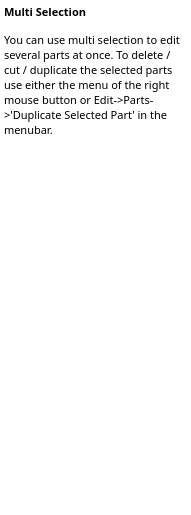
<ui version="4.0" >
 <class>MultiSelectionHelpBase</class>
 <widget class="QWidget" name="MultiSelectionHelpBase" >
  <property name="geometry" >
   <rect>
    <x>0</x>
    <y>0</y>
    <width>191</width>
    <height>515</height>
   </rect>
  </property>
  <property name="sizePolicy" >
   <sizepolicy vsizetype="Expanding" hsizetype="Preferred" >
    <horstretch>0</horstretch>
    <verstretch>0</verstretch>
   </sizepolicy>
  </property>
  <property name="baseSize" >
   <size>
    <width>200</width>
    <height>500</height>
   </size>
  </property>
  <property name="font" >
   <font>
    <family>Droid Sans</family>
    <pointsize>8</pointsize>
   </font>
  </property>
  <property name="windowTitle" >
   <string>Form2</string>
  </property>
  <layout class="QGridLayout" >
   <property name="margin" >
    <number>0</number>
   </property>
   <property name="spacing" >
    <number>0</number>
   </property>
   <item row="0" column="0" >
    <widget class="QTextBrowser" name="vrpTextBrowserInstruction" >
     <property name="sizePolicy" >
      <sizepolicy vsizetype="Expanding" hsizetype="Expanding" >
       <horstretch>0</horstretch>
       <verstretch>0</verstretch>
      </sizepolicy>
     </property>
     <property name="minimumSize" >
      <size>
       <width>0</width>
       <height>0</height>
      </size>
     </property>
     <property name="toolTip" >
      <string/>
     </property>
     <property name="frameShape" >
      <enum>QFrame::NoFrame</enum>
     </property>
     <property name="lineWidth" >
      <number>1</number>
     </property>
     <property name="html" >
      <string>&lt;!DOCTYPE HTML PUBLIC "-//W3C//DTD HTML 4.0//EN" "http://www.w3.org/TR/REC-html40/strict.dtd">
&lt;html>&lt;head>&lt;meta name="qrichtext" content="1" />&lt;style type="text/css">
p, li { white-space: pre-wrap; }
&lt;/style>&lt;/head>&lt;body style=" font-family:'Droid Sans'; font-size:8pt; font-weight:400; font-style:normal;">
&lt;p style=" margin-top:0px; margin-bottom:0px; margin-left:0px; margin-right:0px; -qt-block-indent:0; text-indent:0px;">&lt;span style=" font-weight:600;">Multi Selection&lt;/span> &lt;/p>
&lt;p style=" margin-top:12px; margin-bottom:12px; margin-left:0px; margin-right:0px; -qt-block-indent:0; text-indent:0px;">You can use multi selection to edit several parts at once. To delete / cut / duplicate the selected parts use either the menu of the right mouse button or Edit-&amp;gt;Parts-&amp;gt;'Duplicate Selected Part' in the menubar. &lt;/p>&lt;/body>&lt;/html></string>
     </property>
     <property name="text" stdset="0" >
      <string/>
     </property>
    </widget>
   </item>
  </layout>
 </widget>
 <layoutdefault spacing="6" margin="11" />
 <pixmapfunction>qPixmapFromMimeSource</pixmapfunction>
 <resources/>
 <connections/>
</ui>
